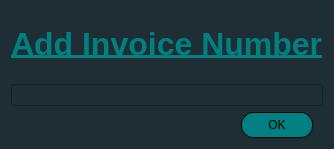
<?xml version="1.0" encoding="UTF-8"?>
<ui version="4.0">
 <class>AddInvoiceDialog</class>
 <widget class="QDialog" name="AddInvoiceDialog">
  <property name="geometry">
   <rect>
    <x>0</x>
    <y>0</y>
    <width>308</width>
    <height>149</height>
   </rect>
  </property>
  <property name="sizePolicy">
   <sizepolicy hsizetype="Fixed" vsizetype="Fixed">
    <horstretch>0</horstretch>
    <verstretch>0</verstretch>
   </sizepolicy>
  </property>
  <property name="windowTitle">
   <string>Dialog</string>
  </property>
  <property name="styleSheet">
   <string notr="true">QWidget{
	background-color: #1E2E34;
}
QLineEdit{
	color: #89D5D2;
}</string>
  </property>
  <layout class="QVBoxLayout" name="verticalLayout">
   <item alignment="Qt::AlignmentFlag::AlignHCenter|Qt::AlignmentFlag::AlignVCenter">
    <widget class="QLabel" name="addInvoiceLabel">
     <property name="font">
      <font>
       <pointsize>24</pointsize>
       <bold>true</bold>
       <underline>true</underline>
      </font>
     </property>
     <property name="styleSheet">
      <string notr="true">QLabel{
	color: #008080;
}</string>
     </property>
     <property name="text">
      <string>Add Invoice Number</string>
     </property>
    </widget>
   </item>
   <item>
    <widget class="QLineEdit" name="addInvoiceLineEdit"/>
   </item>
   <item>
    <widget class="QDialogButtonBox" name="addinvoiceButtonBox">
     <property name="styleSheet">
      <string notr="true">QPushButton{
	border-radius: 12px;
	border: 1px solid black;
	border-style: solid;
	min-width: 50px;
	min-height: 10px;
	padding: 5px 10px;
	margin-left: 5px;
	margin-right: 10px;
	background-color: #008080;
	color: black;
}

QPushButton:hover {
	background-color: #006666;
}

QPushButton:pressed {
	background-color: #004D4D;
}</string>
     </property>
     <property name="orientation">
      <enum>Qt::Orientation::Horizontal</enum>
     </property>
     <property name="standardButtons">
      <set>QDialogButtonBox::StandardButton::Ok</set>
     </property>
    </widget>
   </item>
  </layout>
 </widget>
 <resources/>
 <connections>
  <connection>
   <sender>addinvoiceButtonBox</sender>
   <signal>accepted()</signal>
   <receiver>AddInvoiceDialog</receiver>
   <slot>accept()</slot>
   <hints>
    <hint type="sourcelabel">
     <x>248</x>
     <y>254</y>
    </hint>
    <hint type="destinationlabel">
     <x>157</x>
     <y>274</y>
    </hint>
   </hints>
  </connection>
  <connection>
   <sender>addinvoiceButtonBox</sender>
   <signal>rejected()</signal>
   <receiver>AddInvoiceDialog</receiver>
   <slot>reject()</slot>
   <hints>
    <hint type="sourcelabel">
     <x>316</x>
     <y>260</y>
    </hint>
    <hint type="destinationlabel">
     <x>286</x>
     <y>274</y>
    </hint>
   </hints>
  </connection>
 </connections>
</ui>
